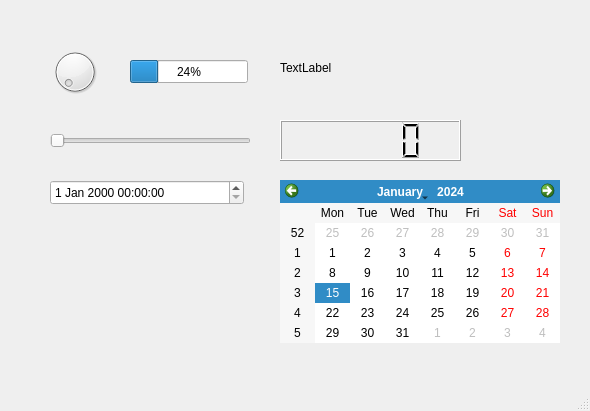
<?xml version="1.0" encoding="UTF-8"?>
<ui version="4.0">
 <class>MainWindow</class>
 <widget class="QMainWindow" name="MainWindow">
  <property name="geometry">
   <rect>
    <x>0</x>
    <y>0</y>
    <width>590</width>
    <height>411</height>
   </rect>
  </property>
  <property name="windowTitle">
   <string>MainWindow</string>
  </property>
  <widget class="QWidget" name="centralwidget">
   <widget class="QDial" name="DiaEingabe">
    <property name="geometry">
     <rect>
      <x>50</x>
      <y>40</y>
      <width>50</width>
      <height>64</height>
     </rect>
    </property>
   </widget>
   <widget class="QProgressBar" name="PgrAusgabe">
    <property name="geometry">
     <rect>
      <x>130</x>
      <y>60</y>
      <width>118</width>
      <height>23</height>
     </rect>
    </property>
    <property name="value">
     <number>24</number>
    </property>
   </widget>
   <widget class="QLabel" name="LblAusgabe">
    <property name="geometry">
     <rect>
      <x>280</x>
      <y>60</y>
      <width>91</width>
      <height>16</height>
     </rect>
    </property>
    <property name="text">
     <string>TextLabel</string>
    </property>
   </widget>
   <widget class="QSlider" name="SldEingabe">
    <property name="geometry">
     <rect>
      <x>50</x>
      <y>120</y>
      <width>201</width>
      <height>41</height>
     </rect>
    </property>
    <property name="orientation">
     <enum>Qt::Horizontal</enum>
    </property>
   </widget>
   <widget class="QDateTimeEdit" name="DatEingabe">
    <property name="geometry">
     <rect>
      <x>50</x>
      <y>180</y>
      <width>194</width>
      <height>25</height>
     </rect>
    </property>
   </widget>
   <widget class="QLCDNumber" name="LcdAusgabe">
    <property name="geometry">
     <rect>
      <x>280</x>
      <y>120</y>
      <width>181</width>
      <height>41</height>
     </rect>
    </property>
   </widget>
   <widget class="QCalendarWidget" name="CalAuswahl">
    <property name="geometry">
     <rect>
      <x>280</x>
      <y>180</y>
      <width>280</width>
      <height>163</height>
     </rect>
    </property>
   </widget>
  </widget>
  <widget class="QMenuBar" name="menubar">
   <property name="geometry">
    <rect>
     <x>0</x>
     <y>0</y>
     <width>590</width>
     <height>21</height>
    </rect>
   </property>
  </widget>
  <widget class="QStatusBar" name="statusbar"/>
 </widget>
 <resources/>
 <connections/>
</ui>
